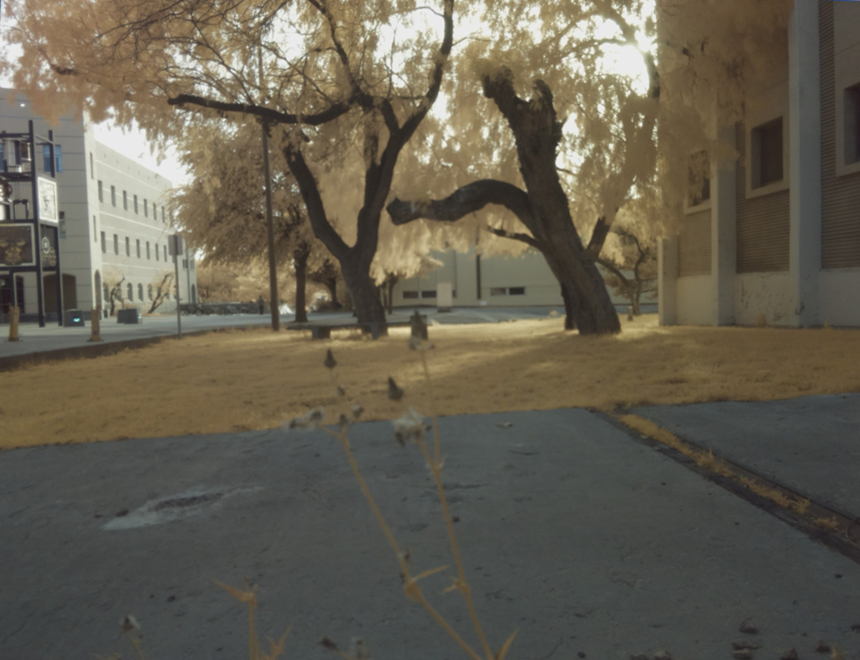
//> input picture planthealth/tests/Images/NGB.png, 860 x 660 px
$ ./main   (built with g++ and OpenCV 4)
//> lines starting //> are read from the running program, lines starting //| are printed output that depends on the picture
#include <opencv2/opencv.hpp>
//#include <ctime>
#include <chrono>

#include <string>
#include <fstream>
#include <iostream>
#include <unistd.h>
using namespace cv;
using namespace std;

Mat cmap(256, 1, CV_8UC3);
Mat img_ndvi;

/****  ****/
void img_from_file(void) {
    const string &r_fpath = "/home/derrick/PlantHealth/planthealth/tests/Images/RGB.png";
    const string &nir_fpath = "/home/derrick/PlantHealth/planthealth/tests/Images/NGB.png";
    Mat img_NIR = imread(nir_fpath);
    Mat img_R = imread(r_fpath);
}

/****  ****/
void img_from_buffer(void) {

}

/****  ****/
void init(void) {
    int R = 0;
    int G = 0;
    int B = 0;
    int idx = 0;
    string line;
    ifstream myfile;
    const char* f = "/home/derrick/PlantHealth/planthealth/cmap.csv";
    myfile.open(f);

    if (myfile)
        while (getline(myfile, line)) {
            string substr;
            string acc = "";
            int commas = 0;
            for (uint i = 0; i < line.size()+1; i++) {
                if (i == line.size()) {
                    B = stoi(substr);
                    commas=0;
                } else if (line[i] == ',' || line[i] == '\n') {
                    switch (commas) {
                        case 0:
                            R = stoi(substr);
                            commas++;
                            break;
                        case 1:
                            G = stoi(substr);
                            commas++;
                            break;
                        default:
                            break;
                    }
                    substr="";
                }else
                    substr += line[i];
            }

            //cout << B << '\t' << G << '\t' << R << endl;

            cmap.at<Vec3b>(idx).val[0] = B;
            cmap.at<Vec3b>(idx).val[1] = G;
            cmap.at<Vec3b>(idx).val[2] = R;

            idx++;
        }
    else
        cout << "Not myfile" << endl;
    myfile.close();
    //cout << ::cmap << "  I'm in init" <<endl;

}

void timer_test(void) {
    chrono::high_resolution_clock::time_point t1 = chrono::high_resolution_clock::now();
    sleep(3);
    chrono::high_resolution_clock::time_point t2 = chrono::high_resolution_clock::now();
    auto duration = chrono::duration_cast<chrono::milliseconds>(t2-t1).count();

    cout << "Sleeping for 3s results with time:  " << duration << "ms" << endl;

}

/****  ****/
Mat& color_map(const Mat& img_NIR, const Mat& img_R) {
    //const string& out_fpath = "NDVI.png";
    //img_ndvi = img_R.clone();
    Mat ndvi(img_R.rows, img_R.cols, CV_32FC1);
    float red;
    float nir;
    int idx;

    for(int r=0; r < img_R.rows; r++) {
        for (int c=0; c < img_R.cols; c++) {
            red = (float) (img_R.at<Vec3b>(r,c).val[2]);
            nir = (float) (img_NIR.at<Vec3b>(r,c).val[2]);
            ndvi.at<Vec3b>(r,c) = (int) (((nir-red)/(nir+red)+1.0)*128.0);

            idx = (int) ndvi.at<Vec3b>(r,c)[0];
            img_ndvi.at<Vec3b>(r,c).val[0] = (int)::cmap.at<Vec3b>(255-idx).val[0];
            img_ndvi.at<Vec3b>(r,c).val[1] = (int)::cmap.at<Vec3b>(255-idx).val[1];
            img_ndvi.at<Vec3b>(r,c).val[2] = (int)::cmap.at<Vec3b>(255-idx).val[2];
        }
    }
    return img_ndvi;
}

void ndvi_map(const Mat& img_NIR, const Mat& img_R) {
    //const string& out_fpath = "NDVI.png";
    //img_ndvi = img_R.clone();
    uint idx;
    float red;
    float nir;

    for(int r=0; r < img_R.rows; r++) {
        for (int c=0; c < img_R.cols; c++) {
            red = (float) (img_R.at<Vec3b>(r,c).val[2]);
            nir = (float) (img_NIR.at<Vec3b>(r,c).val[2]);
            idx = 255 - (int) (((nir-red)/(nir+red)+1.0)*128);

            img_ndvi.at<Vec3b>(r,c).val[0] = (int)::cmap.at<Vec3b>(idx).val[0];
            img_ndvi.at<Vec3b>(r,c).val[1] = (int)::cmap.at<Vec3b>(idx).val[1];
            img_ndvi.at<Vec3b>(r,c).val[2] = (int)::cmap.at<Vec3b>(idx).val[2];
        }
    }

    //return img_ndvi;
}

/********************************* MAIN *********************************/

int main(void) {

    init();

    /* How long to open image files */ /*
    chrono::high_resolution_clock::time_point t1 = chrono::high_resolution_clock::now();
    img_from_file();
    chrono::high_resolution_clock::time_point t2 = chrono::high_resolution_clock::now();
    auto secs = chrono::duration_cast<chrono::milliseconds>(t2-t1).count();
    cout << "Time to open image files:  " << secs << "s" << endl;
    /**/


    const string &r_fpath = "/home/derrick/PlantHealth/planthealth/tests/Images/RGB.png";
    const string &nir_fpath = "/home/derrick/PlantHealth/planthealth/tests/Images/NGB.png";
    Mat img_NIR = imread(nir_fpath, CV_LOAD_IMAGE_COLOR);
//> img_NIR is the input picture: 660 rows x 860 cols, CV_8UC3; mean B, G, R 81, 95.1, 100.9
    Mat img_R = imread(r_fpath, CV_LOAD_IMAGE_COLOR);
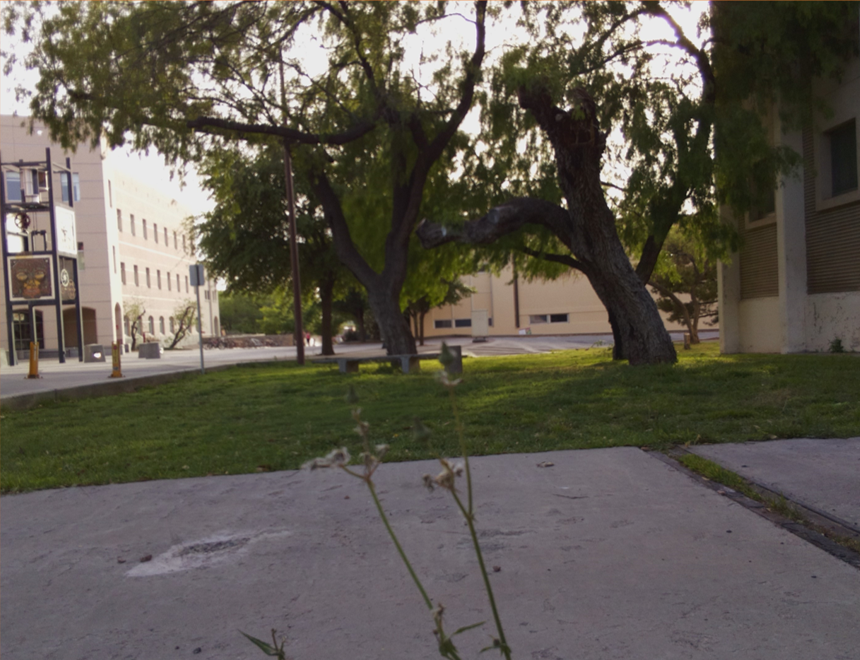
//> input picture planthealth/tests/Images/RGB.png, 860 x 660 px
//> img_R is the input picture: 660 rows x 860 cols, CV_8UC3; mean B, G, R 79.9, 89.3, 94.5
    img_ndvi = img_R.clone();
    Mat splitChannels[3];
    split(img_NIR, splitChannels);
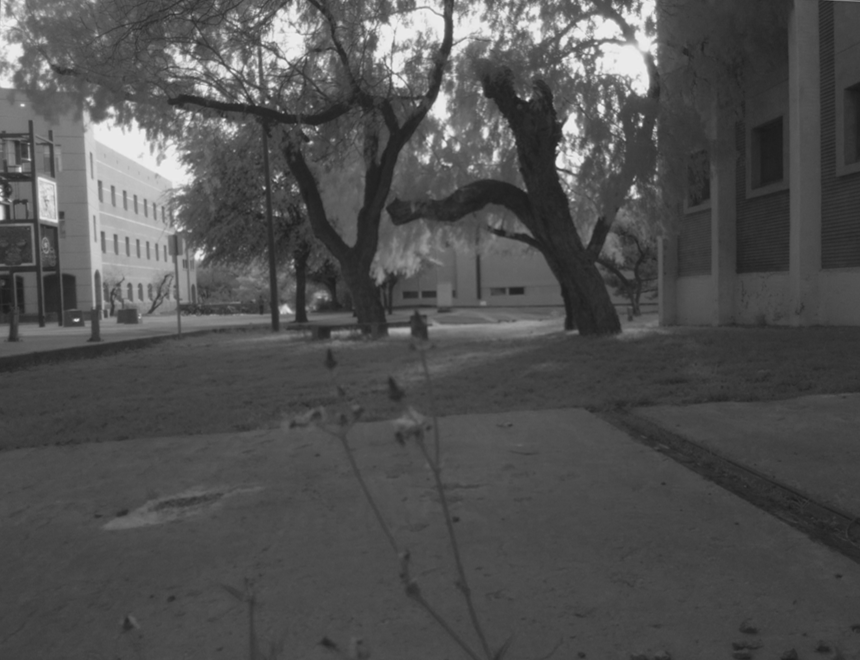
//> splitChannels[0]: 660 rows x 860 cols, CV_8UC1; min 25, max 239, mean 81
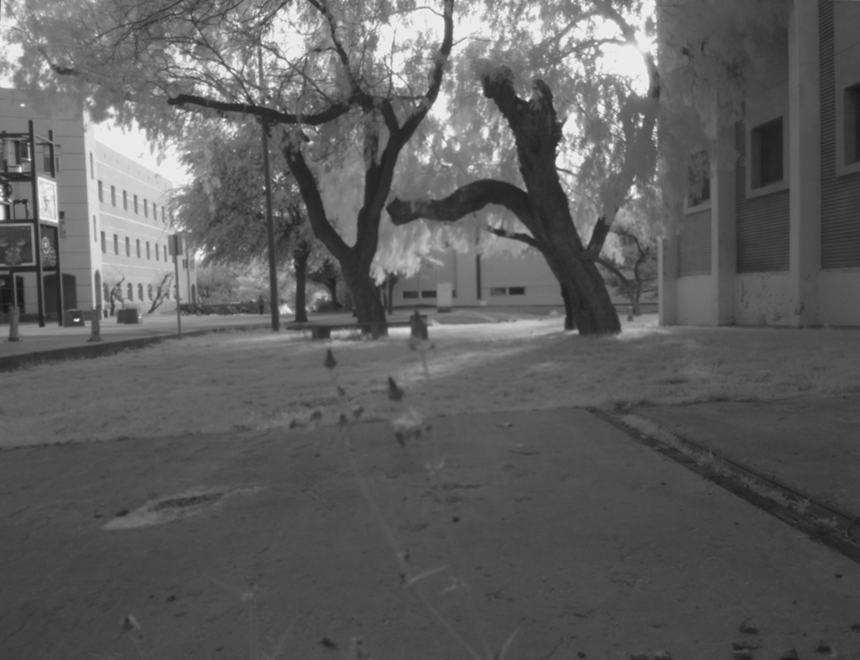
//> splitChannels[1]: 660 rows x 860 cols, CV_8UC1; min 23, max 243, mean 95.1
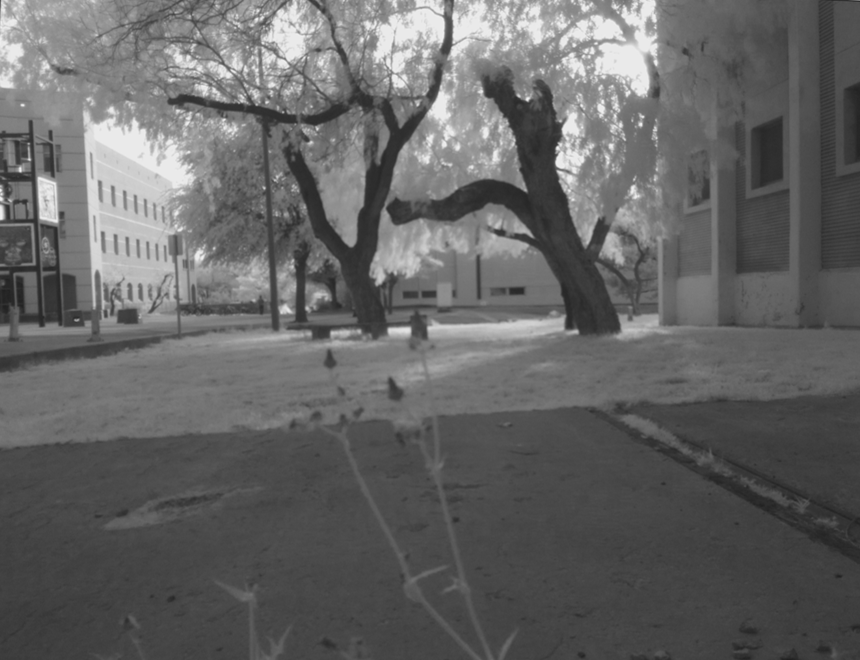
//> splitChannels[2]: 660 rows x 860 cols, CV_8UC1; min 32, max 241, mean 100.9
    Mat NIR = splitChannels[2];
    split(img_R, splitChannels);
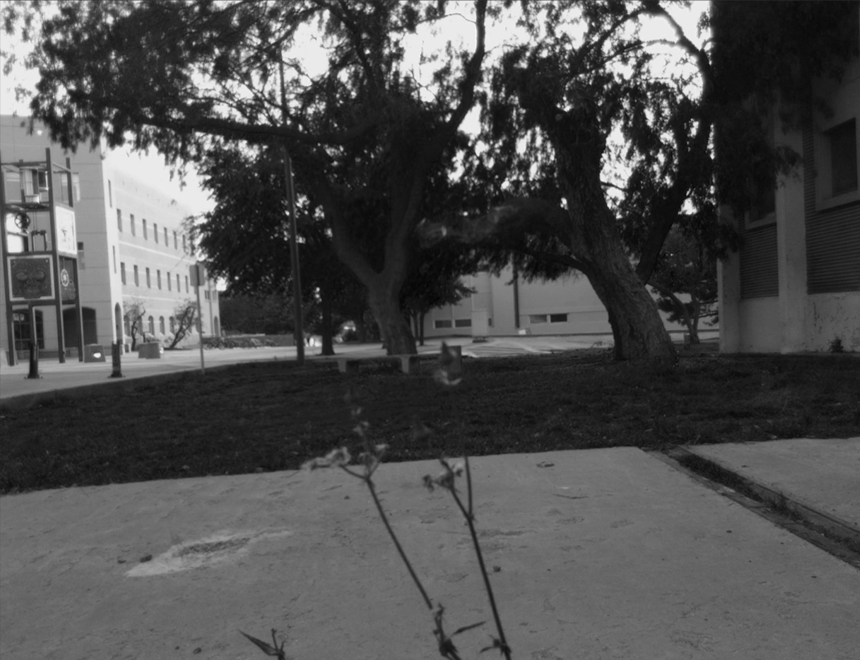
//> splitChannels[0]: 660 rows x 860 cols, CV_8UC1; min 3, max 248, mean 79.9
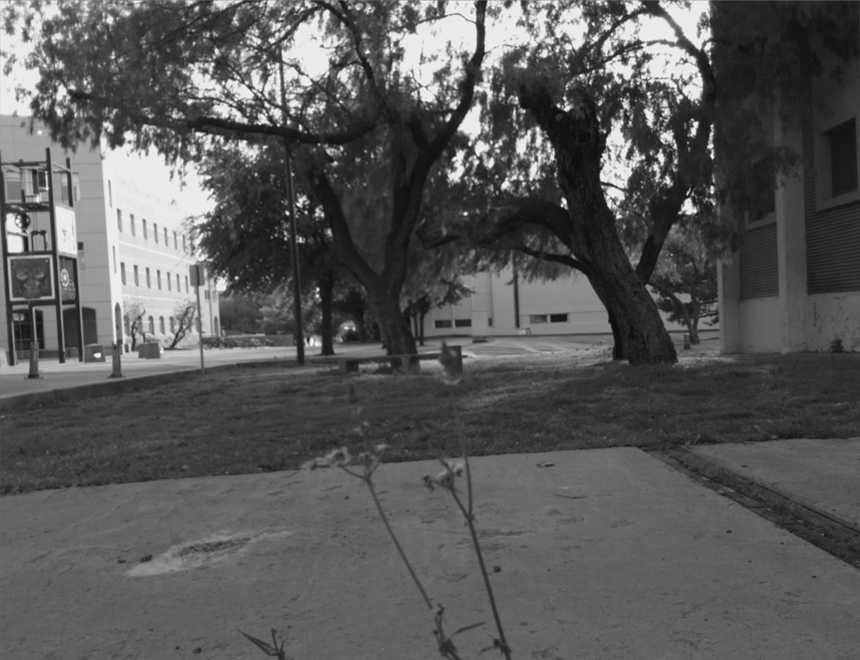
//> splitChannels[1]: 660 rows x 860 cols, CV_8UC1; min 10, max 247, mean 89.3
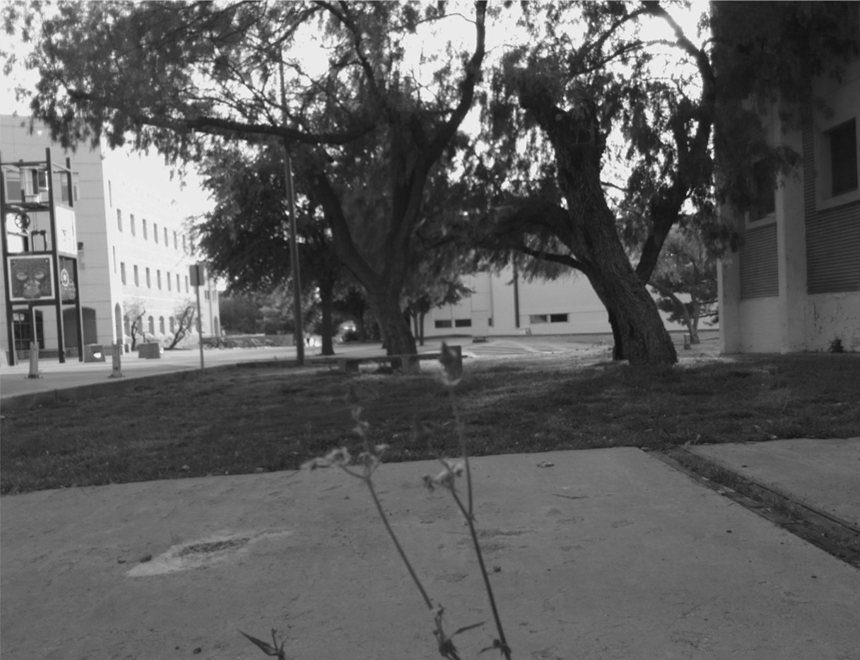
//> splitChannels[2]: 660 rows x 860 cols, CV_8UC1; min 17, max 250, mean 94.5
    Mat R = splitChannels[2];

    /* How long to NDVI map using LUT ----need to change to NIR and R paramters and operations in function */ /*
    chrono::high_resolution_clock::time_point t1 = chrono::high_resolution_clock::now();
    ndvi_map(NIR, R);
    chrono::high_resolution_clock::time_point t2 = chrono::high_resolution_clock::now();
    auto secs = chrono::duration_cast<chrono::milliseconds>(t2-t1).count();
    cout << "Time to NDVI map images:  " << secs << "ms" << endl;
    imshow("NDVI Image", img_ndvi);
    waitKey();
    /**/


    /* How long to NDVI map using loops */
    chrono::high_resolution_clock::time_point t1 = chrono::high_resolution_clock::now();
    ndvi_map(img_R, img_NIR);
//> the loop in ndvi_map, `for(int r=0; r < img_R.rows; r++)` made 660 passes
//> (red, nir, idx) on passes 1 to 3: (120, 102, 138), (45, 32, 149), (79, 33, 180)
//> after the loop in ndvi_map, `for(int r=0; r < img_R.rows; r++)`: img_ndvi: 660 rows x 860 cols, CV_8UC3; every value is 0
//> after the loop in ndvi_map, `for(int r=0; r < img_R.rows; r++)`: red = 63; nir = 92; idx = 104
    chrono::high_resolution_clock::time_point t2 = chrono::high_resolution_clock::now();
    auto secs = chrono::duration_cast<chrono::milliseconds>(t2-t1).count();
    cout << "Time to NDVI map images:  " << secs << "ms" << endl;
    imshow("NDVI Image", img_ndvi);
    waitKey();
    /**/


    //timer_test();
}
